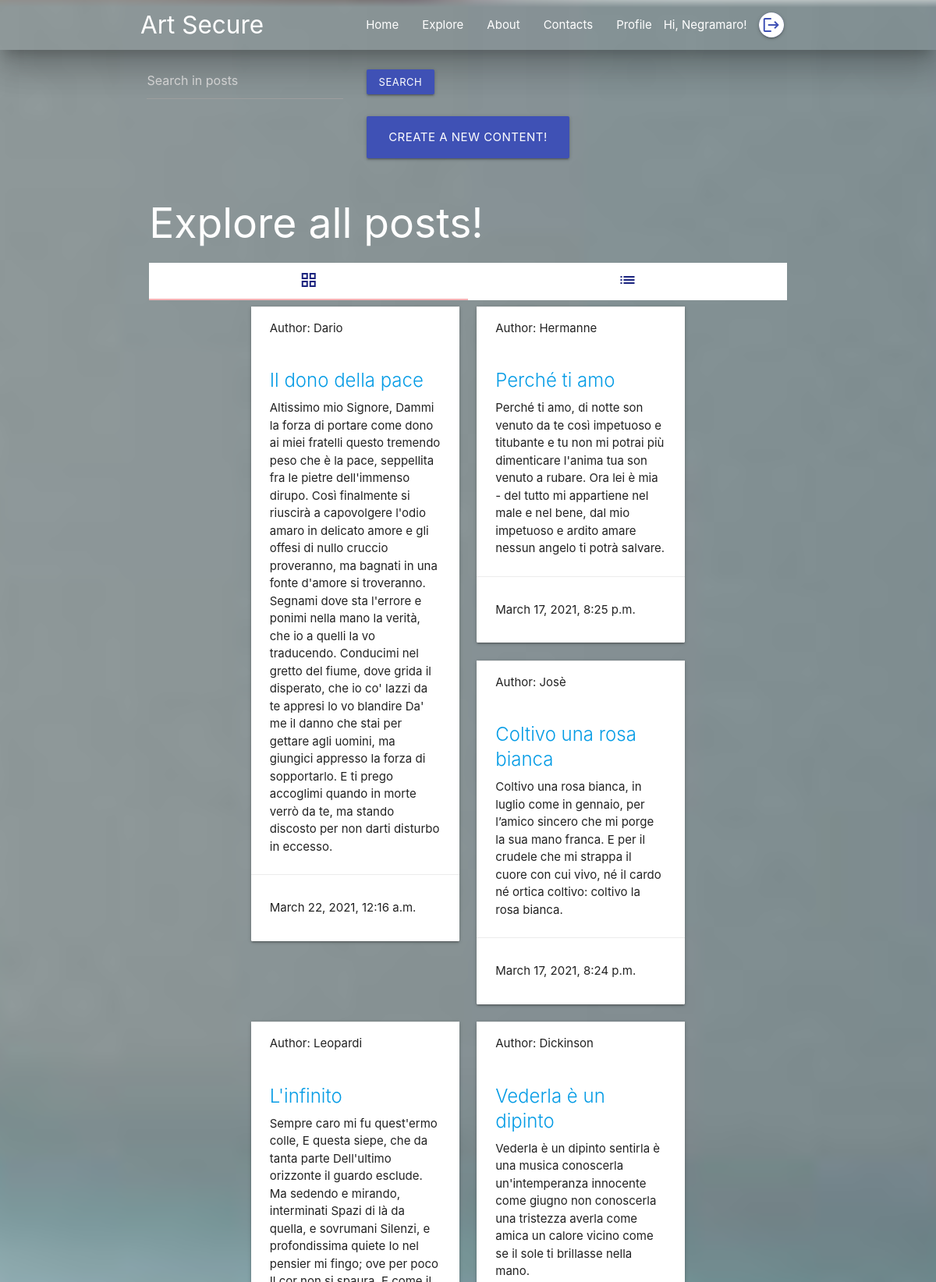
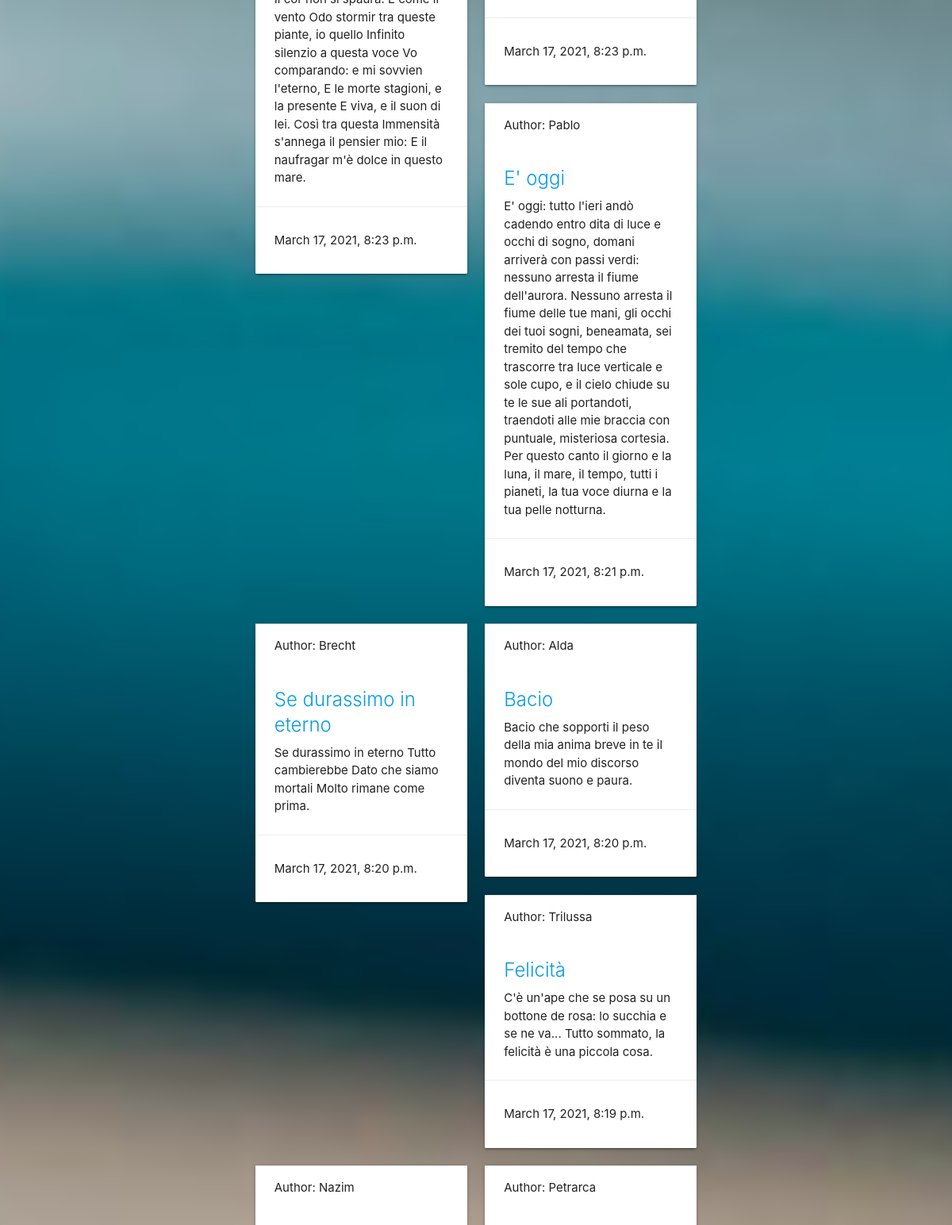
Screenshot of /posts/ (signed in, upper part) with the database file from the repository (2 pictures, top to bottom).
### api/models.py (models this page shows, shortened)
class Post(models.Model):
	user = models.ForeignKey(User, on_delete=models.CASCADE)
	datetime = models.DateTimeField('Date published', default=timezone.now)
	title = models.CharField(max_length=120, default=None)
	composition = models.TextField()
	address = models.CharField(max_length=66, default=None, null=True)
	hash = models.CharField(max_length=32, default=None, null=True)
	txId = models.CharField(max_length=66, default=None, null=True)

### api/views.py (the view, shortened to what this page needs)
# urls.py: path('posts/', posts_list_view, name='posts-list-view'),
@login_required()
def posts_list_view(request):
	posts = Post.objects.filter().order_by('-datetime')
	counting = 0
	search = False
	query = request.GET.get('q')
	context = {'posts': posts,
			   'counting': counting,
			   'search': search,
			   }
	return render(request, 'api/api_list_post.html', context)

### api/templates/api/api_list_post.html (shortened to what this page needs)
{% extends 'base.html' %}
{% block content %}
<header>
  {% include 'navbar.html' %}
    <div class="container white-text">
        <form action="" method="GET">
            <input class="white-text" type="text" name="q" placeholder="Search in posts" value="{{ request.GET.q }}" style="width: 30%;
            margin-left:1%;"/>
            <input class="btn-small indigo" type="submit" value="Search" style="margin: 25px;"/>
        </form>
    </div>
    <div class="container center">
        <a class="btn-large indigo" style="margin: 3px;" href="{% url 'posts-new-view' %}" name="new-post">Create a new content!</a>
    </div>
    <section class="container section scrollspy" id="services">
      <div class="row">
        <div class="col s12 l12">
            <h2 class="white-text">Explore all posts!</h2>
        </div>
        <div class="col s12 l12">
            <ul class="tabs">
              <li class="tab col s6">
                <a href="#cards" class="indigo-text text-darken-4">
                    <i class="material-icons" style="margin-top:10px;">grid_view</i>
                </a>
              </li>
              <li class="tab col s6">
                <a href="#table" class="indigo-text text-darken-4">
                    <i class="material-icons" style="margin-top:10px;">list</i>
                </a>
              </li>
            </ul>
            <div class="col s12 l12" id="cards">
                <div class="container">
                    <div class="row">
                    {% for post in posts %}
                        <div class="col s12 m6">
                          <div class="card white">
                            <div class="card-action ">
                              Author: {{ post.user }}</a>
                            </div>
                            <div class="card-content">
                              <span class="card-title"><a href="{% url 'posts-detail-view' id=post.id %}">{{ post.title }}</a></span>
                              <p>{{ post.composition }}</p>
                            </div>
                            <div class="card-action ">
                              <p class="">{{ post.datetime }}</p>
                            </div>
                          </div>
                        </div>
                    {% endfor %}
                    </div>
                </div>
            </div>
        </div>
      </div>
    </section>
</header>
{% endblock %}

### templates/navbar.html (shortened to what this page needs)
<nav class="nav-wraper transparent z-depth-5">
  <div class="container">
    <a href="/" class="brand-logo">Art Secure</a>
    <ul class="right hide-on-med-and-down hide-on-large">
      <li><a href="/">Home</a></li>
      <li><a href="/posts">Explore</a></li>
      <li><a href="/#about">About</a></li>
      <li><a href="/#contact">Contacts</a></li>
      {% if user.is_authenticated %}
        <li><a href="/user/{{ user.id }}">Profile</a></li>
        <li>Hi, {{ request.user }}!</li>
        <li><a href="/logout" class="tooltipped btn-floating btn-small indigo darken-3" data-tooltip="Logout">
            <i class="material-icons white indigo-text">logout</i>
        </a></li>
      {% else %}
        <li><a href="/register">Sign up</a></li>
        <li><a href="/login">Login</a></li>
      {% endif %}
    </ul>
  </div>
</nav>

### templates/base.html (style rules this page uses)
header { background: url(../static/images/background-artsecure.jpg); background-size: cover; background-position: center; min-height: 600px; }

### rows the page displays
Post: user "Dario", title "Il dono della pace", composition "Altissimo mio Signore, Dammi la forza di portare come dono ai miei fratelli questo tremendo peso che è la pace, seppellita fra le pietre dell'immenso dirupo. Così finalmente si riuscirà a capovolgere l'odio amaro in delicato amore e gli offesi di nullo cruccio proveranno, ma bagnati in una fonte d'amore si troveranno. Segnami dove sta l'errore e ponimi nella mano la verità, che io a quelli la vo traducendo. Conducimi nel gretto del fiume, dove grida il disperato, che io co' lazzi da te appresi lo vo blandire Da' me il danno che stai per gettare agli uomini, ma giungici appresso la forza di sopportarlo. E ti prego accoglimi quando in morte verrò da te, ma stando discosto per non darti…", datetime "March 22, 2021, 12:16 a.m."
Post: user "Hermanne", title "Perché ti amo", composition "Perché ti amo, di notte son venuto da te così impetuoso e titubante e tu non mi potrai più dimenticare l'anima tua son venuto a rubare. Ora lei è mia - del tutto mi appartiene nel male e nel bene, dal mio impetuoso e ardito amare nessun angelo ti potrà salvare.", datetime "March 17, 2021, 8:25 p.m."
Post: user "Josè", title "Coltivo una rosa bianca", composition "Coltivo una rosa bianca, in luglio come in gennaio, per l’amico sincero che mi porge la sua mano franca. E per il crudele che mi strappa il cuore con cui vivo, né il cardo né ortica coltivo: coltivo la rosa bianca.", datetime "March 17, 2021, 8:24 p.m."
Post: user "Leopardi", title "L'infinito", composition "Sempre caro mi fu quest'ermo colle, E questa siepe, che da tanta parte Dell'ultimo orizzonte il guardo esclude. Ma sedendo e mirando, interminati Spazi di là da quella, e sovrumani Silenzi, e profondissima quiete Io nel pensier mi fingo; ove per poco Il cor non si spaura. E come il vento Odo stormir tra queste piante, io quello Infinito silenzio a questa voce Vo comparando: e mi sovvien l'eterno, E le morte stagioni, e la presente E viva, e il suon di lei. Così tra questa Immensità s'annega il pensier mio: E il naufragar m'è dolce in questo mare.", datetime "March 17, 2021, 8:23 p.m."
Post: user "Dickinson", title "Vederla è un dipinto", composition "Vederla è un dipinto sentirla è una musica conoscerla un'intemperanza innocente come giugno non conoscerla una tristezza averla come amica un calore vicino come se il sole ti brillasse nella mano.", datetime "March 17, 2021, 8:23 p.m."
Post: user "Pablo", title "E' oggi", composition "E' oggi: tutto l'ieri andò cadendo entro dita di luce e occhi di sogno, domani arriverà con passi verdi: nessuno arresta il fiume dell'aurora. Nessuno arresta il fiume delle tue mani, gli occhi dei tuoi sogni, beneamata, sei tremito del tempo che trascorre tra luce verticale e sole cupo, e il cielo chiude su te le sue ali portandoti, traendoti alle mie braccia con puntuale, misteriosa cortesia. Per questo canto il giorno e la luna, il mare, il tempo, tutti i pianeti, la tua voce diurna e la tua pelle notturna.", datetime "March 17, 2021, 8:21 p.m."
Post: user "Brecht", title "Se durassimo in eterno", composition "Se durassimo in eterno Tutto cambierebbe Dato che siamo mortali Molto rimane come prima.", datetime "March 17, 2021, 8:20 p.m."
Post: user "Alda", title "Bacio", composition "Bacio che sopporti il peso della mia anima breve in te il mondo del mio discorso diventa suono e paura.", datetime "March 17, 2021, 8:20 p.m."
Post: user "Trilussa", title "Felicità", composition "C'è un'ape che se posa su un bottone de rosa: lo succhia e se ne va... Tutto sommato, la felicità è una piccola cosa.", datetime "March 17, 2021, 8:19 p.m."
Post: user "Nazim"
Post: user "Petrarca"

### other values shown
{{ request.user }} "Negramaro"
